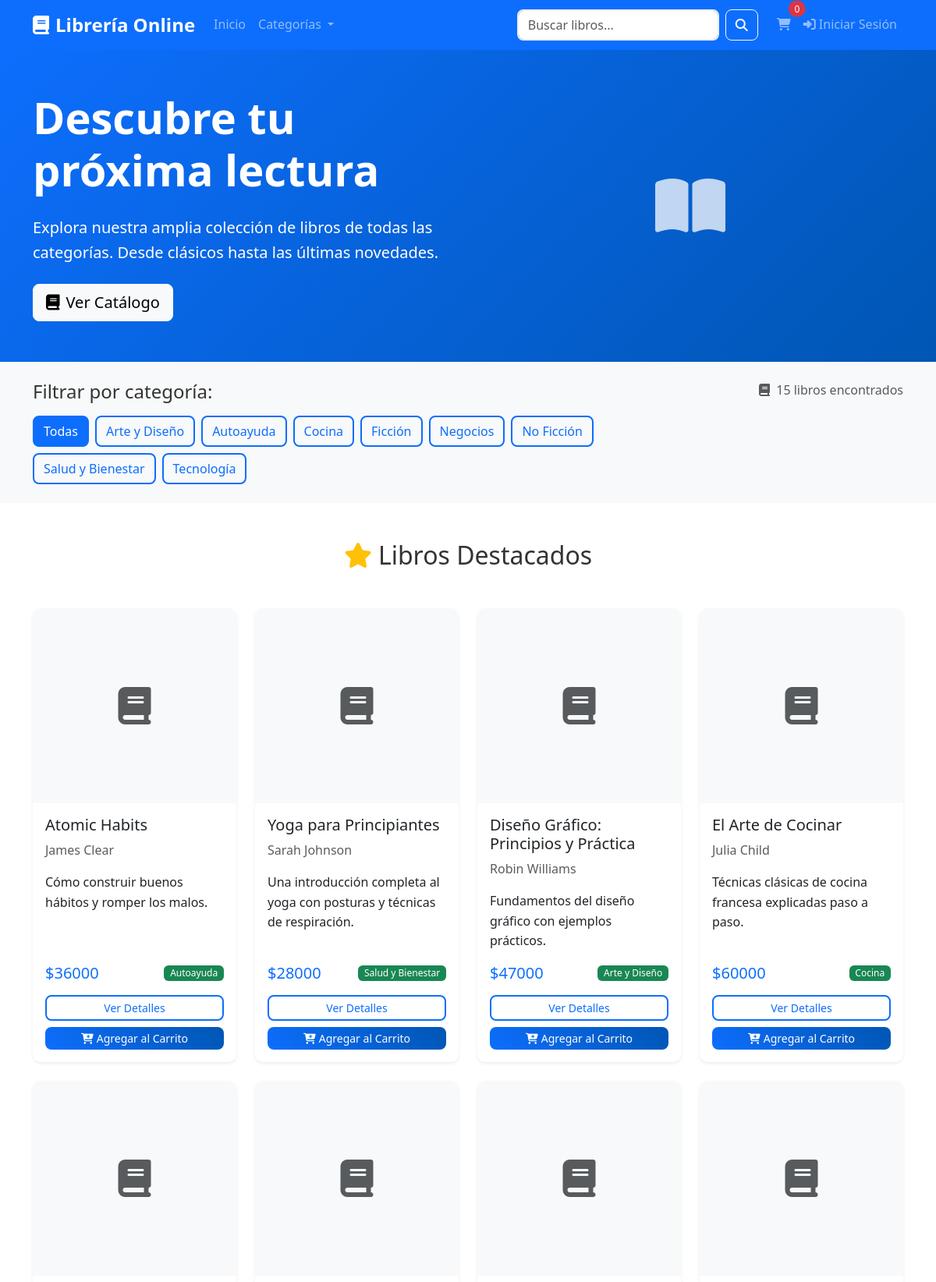
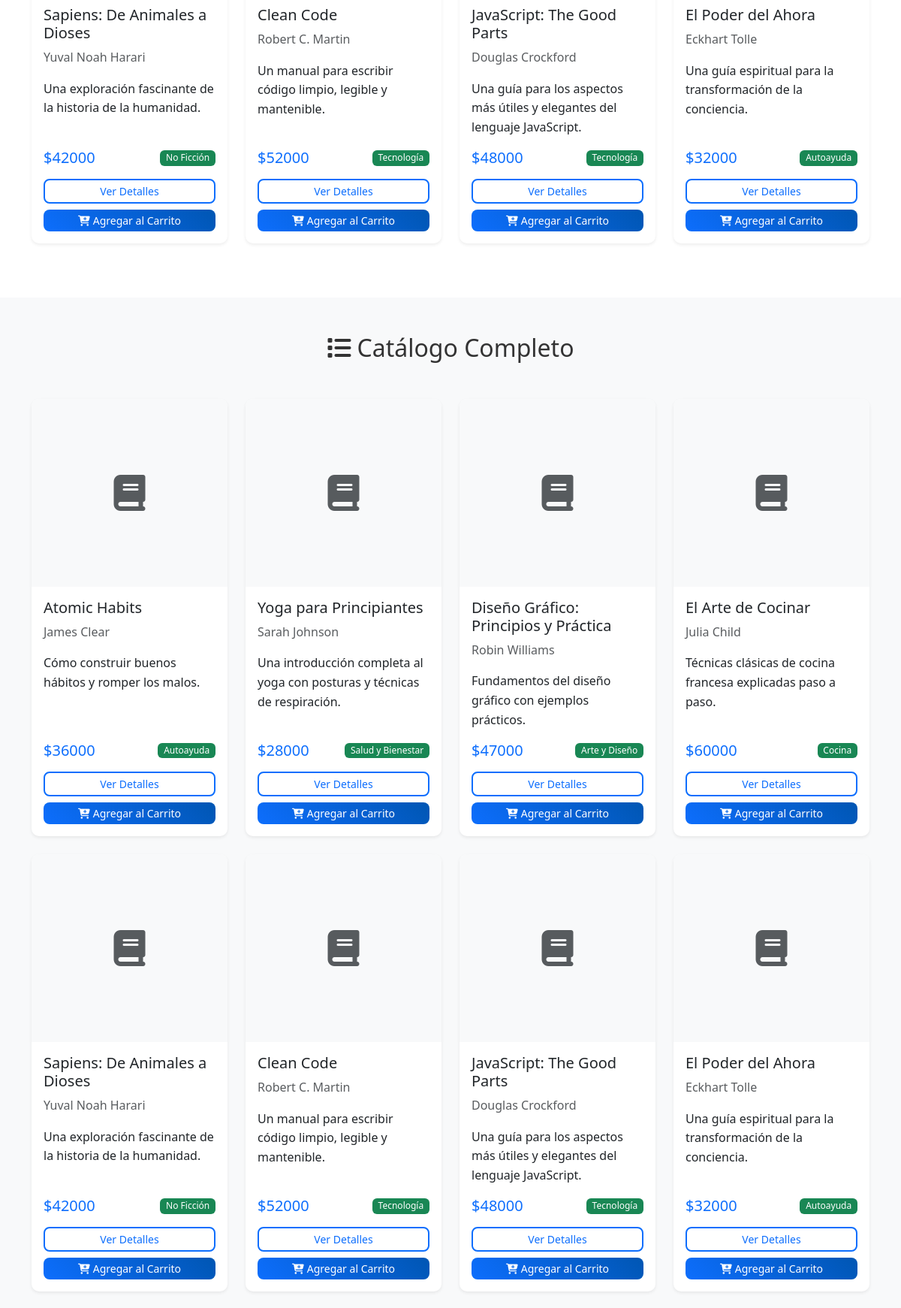
The page / (upper part) on the database its author committed (2 pictures, top to bottom).
### tienda/models.py (models this page shows, shortened)
class Categoria(models.Model):
    nombre = models.CharField(max_length=100, unique=True)
    descripcion = models.TextField(blank=True)
    fecha_creacion = models.DateTimeField(auto_now_add=True)
    class Meta:
        verbose_name = "Categoría"
        verbose_name_plural = "Categorías"
        ordering = ['nombre']

class Libro(models.Model):
    titulo = models.CharField(max_length=200)
    autor = models.CharField(max_length=200)
    descripcion = models.TextField()
    precio = models.DecimalField(
        max_digits=10,
        decimal_places=2,
        validators=[MinValueValidator(Decimal('0.01'))]
    )
    imagen = models.ImageField(upload_to='libros/', blank=True, null=True)
    categoria = models.ForeignKey(Categoria, on_delete=models.CASCADE)
    stock = models.PositiveIntegerField(default=0)
    fecha_publicacion = models.DateField(blank=True, null=True)
    isbn = models.CharField(max_length=20, blank=True)
    fecha_creacion = models.DateTimeField(auto_now_add=True)
    fecha_actualizacion = models.DateTimeField(auto_now=True)
    activo = models.BooleanField(default=True)
    class Meta:
        verbose_name = "Libro"
        verbose_name_plural = "Libros"
        ordering = ['-fecha_creacion']

### tienda/views.py (the view)
# urls.py: path('', views.index, name='index'),
def index(request):
    categorias = Categoria.objects.all()
    libros_destacados = Libro.objects.filter(activo=True, stock__gt=0)[:8]
    categoria_id = request.GET.get('categoria')
    busqueda = request.GET.get('busqueda')
    libros = Libro.objects.filter(activo=True, stock__gt=0)
    if categoria_id:
        libros = libros.filter(categoria_id=categoria_id)
    if busqueda:
        libros = libros.filter(
            models.Q(titulo__icontains=busqueda) |
            models.Q(autor__icontains=busqueda)
        )
    paginator = Paginator(libros, 12)
    page_number = request.GET.get('page')
    libros_paginados = paginator.get_page(page_number)
    carrito = obtener_o_crear_carrito(request)
    context = {
        'libros_destacados': libros_destacados,
        'libros': libros_paginados,
        'categorias': categorias,
        'categoria_actual': categoria_id,
        'busqueda_actual': busqueda,
        'cantidad_carrito': carrito.cantidad_total,
    }
    return render(request, 'tienda/index.html', context)

### tienda/models.py (called while the page is built)
    @property
    def cantidad_total(self):
        return sum(item.cantidad for item in self.items.all())

### tienda/views.py (called while the page is built)
def obtener_o_crear_carrito(request):
    if request.user.is_authenticated:
        carrito, created = Carrito.objects.get_or_create(usuario=request.user)
    else:
        session_key = request.session.session_key
        if not session_key:
            request.session.create()
            session_key = request.session.session_key
        carrito, created = Carrito.objects.get_or_create(session_key=session_key)
    return carrito

### templates/tienda/index.html (shortened to what this page needs)
{% extends 'base.html' %}
{% load static %}
{% block content %}
<section class="hero-section bg-primary text-white py-5">
    <div class="container">
        <div class="row align-items-center">
            <div class="col-lg-6">
                <h1 class="display-4 fw-bold mb-4">Descubre tu próxima lectura</h1>
                <p class="lead mb-4">Explora nuestra amplia colección de libros de todas las categorías. Desde clásicos hasta las últimas novedades.</p>
                <a href="#libros-destacados" class="btn btn-light btn-lg">
                    <i class="fas fa-book me-2"></i>Ver Catálogo
                </a>
            </div>
            <div class="col-lg-6 text-center">
                <i class="fas fa-book-open display-1 opacity-75"></i>
            </div>
        </div>
    </div>
</section>
<section class="py-4 bg-light">
    <div class="container">
        <div class="row">
            <div class="col-md-8">
                <h4 class="mb-3">Filtrar por categoría:</h4>
                <div class="d-flex flex-wrap gap-2">
                    <a href="{% url 'index' %}" class="btn btn-outline-primary {% if not categoria_actual %}active{% endif %}">
                        Todas
                    </a>
                    {% for categoria in categorias %}
                    <a href="{% url 'index' %}?categoria={{ categoria.id }}"
                       class="btn btn-outline-primary {% if categoria_actual == categoria.id|stringformat:'s' %}active{% endif %}">
                        {{ categoria.nombre }}
                    </a>
                    {% endfor %}
                </div>
            </div>
            <div class="col-md-4 text-end">
                <p class="text-muted mb-0">
                    <i class="fas fa-book me-1"></i>
                    {{ libros.paginator.count }} libros encontrados
                </p>
            </div>
        </div>
    </div>
</section>
{% if libros_destacados %}
<section id="libros-destacados" class="py-5">
    <div class="container">
        <h2 class="text-center mb-5">
            <i class="fas fa-star text-warning me-2"></i>Libros Destacados
        </h2>
        <div class="row">
            {% for libro in libros_destacados %}
            <div class="col-lg-3 col-md-4 col-sm-6 mb-4">
                <div class="card h-100 shadow-sm libro-card">
                    {% if libro.imagen %}
                    <img src="{{ libro.imagen.url }}" class="card-img-top" alt="{{ libro.titulo }}" style="height: 250px; object-fit: cover;">
                    {% else %}
                    <div class="card-img-top bg-light d-flex align-items-center justify-content-center" style="height: 250px;">
                        <i class="fas fa-book fa-3x text-muted"></i>
                    </div>
                    {% endif %}
                    <div class="card-body d-flex flex-column">
                        <h5 class="card-title">{{ libro.titulo }}</h5>
                        <p class="card-text text-muted">{{ libro.autor }}</p>
                        <p class="card-text flex-grow-1">{{ libro.descripcion|truncatewords:15 }}</p>
                        <div class="mt-auto">
                            <div class="d-flex justify-content-between align-items-center mb-3">
                                <span class="h5 text-primary mb-0">${{ libro.precio|floatformat:0 }}</span>
                                <span class="badge bg-success">{{ libro.categoria.nombre }}</span>
                            </div>
                            <div class="d-grid gap-2">
                                <a href="{% url 'detalle_libro' libro.id %}" class="btn btn-outline-primary btn-sm">
                                    Ver Detalles
                                </a>
                                <button class="btn btn-primary btn-sm agregar-carrito" data-libro-id="{{ libro.id }}">
                                    <i class="fas fa-cart-plus me-1"></i>Agregar al Carrito
                                </button>
                            </div>
                        </div>
                    </div>
                </div>
            </div>
            {% endfor %}
        </div>
    </div>
</section>
{% endif %}
<section class="py-5 bg-light">
    <div class="container">
        <h2 class="text-center mb-5">
            <i class="fas fa-list me-2"></i>Catálogo Completo
        </h2>
        {% if libros %}
        <div class="row">
            {% for libro in libros %}
            <div class="col-lg-3 col-md-4 col-sm-6 mb-4">
                <div class="card h-100 shadow-sm libro-card">
                    {% if libro.imagen %}
                    <img src="{{ libro.imagen.url }}" class="card-img-top" alt="{{ libro.titulo }}" style="height: 250px; object-fit: cover;">
                    {% else %}
                    <div class="card-img-top bg-light d-flex align-items-center justify-content-center" style="height: 250px;">
                        <i class="fas fa-book fa-3x text-muted"></i>
                    </div>
                    {% endif %}
                    <div class="card-body d-flex flex-column">
                        <h5 class="card-title">{{ libro.titulo }}</h5>
                        <p class="card-text text-muted">{{ libro.autor }}</p>
                        <p class="card-text flex-grow-1">{{ libro.descripcion|truncatewords:15 }}</p>
                        <div class="mt-auto">
                            <div class="d-flex justify-content-between align-items-center mb-3">
                                <span class="h5 text-primary mb-0">${{ libro.precio|floatformat:0 }}</span>
                                <span class="badge bg-success">{{ libro.categoria.nombre }}</span>
                            </div>
                            <div class="d-grid gap-2">
                                <a href="{% url 'detalle_libro' libro.id %}" class="btn btn-outline-primary btn-sm">
                                    Ver Detalles
                                </a>
                                <button class="btn btn-primary btn-sm agregar-carrito" data-libro-id="{{ libro.id }}">
                                    <i class="fas fa-cart-plus me-1"></i>Agregar al Carrito
                                </button>
                            </div>
                        </div>
                    </div>
                </div>
            </div>
            {% endfor %}
        </div>
        {% endif %}
    </div>
</section>
{% endblock %}

### static/css/style.css (style rules this page uses)
:root { --primary-color: #0d6efd; --secondary-color: #6c757d; --success-color: #198754; --danger-color: #dc3545; --warning-color: #ffc107; --info-color: #0dcaf0; --light-color: #f8f9fa; --dark-color: #212529; }
body { font-family: 'Segoe UI', Tahoma, Geneva, Verdana, sans-serif; line-height: 1.6; color: #333; }
.hero-section { background: linear-gradient(135deg, var(--primary-color) 0%, #0056b3 100%); min-height: 400px; display: flex; align-items: center; }
.libro-card { transition: transform 0.3s ease, box-shadow 0.3s ease; border: none; border-radius: 10px; overflow: hidden; }
.libro-card .card-img-top { transition: transform 0.3s ease; }
.btn { border-radius: 8px; font-weight: 500; transition: all 0.3s ease; }
.btn-primary { background: linear-gradient(45deg, var(--primary-color), #0056b3); border: none; }
.btn-outline-primary { border: 2px solid var(--primary-color); color: var(--primary-color); }
.badge { border-radius: 6px; font-weight: 500; }
.fas, .far, .fab { transition: transform 0.3s ease; }

### rows shown on the page
Categoria: nombre "Arte y Diseño"
Categoria: nombre "Autoayuda"
Categoria: nombre "Cocina"
Categoria: nombre "Ficción"
Categoria: nombre "Negocios"
Categoria: nombre "No Ficción"
Categoria: nombre "Salud y Bienestar"
Categoria: nombre "Tecnología"
Libro: titulo "Atomic Habits", autor "James Clear", descripcion "Cómo construir buenos hábitos y romper los malos.", precio "36000", categoria.nombre "Autoayuda"
Libro: titulo "Yoga para Principiantes", autor "Sarah Johnson", descripcion "Una introducción completa al yoga con posturas y técnicas de respiración.", precio "28000", categoria.nombre "Salud y Bienestar"
Libro: titulo "Diseño Gráfico: Principios y Práctica", autor "Robin Williams", descripcion "Fundamentos del diseño gráfico con ejemplos prácticos.", precio "47000", categoria.nombre "Arte y Diseño"
Libro: titulo "El Arte de Cocinar", autor "Julia Child", descripcion "Técnicas clásicas de cocina francesa explicadas paso a paso.", precio "60000", categoria.nombre "Cocina"
Libro: titulo "Sapiens: De Animales a Dioses", autor "Yuval Noah Harari", descripcion "Una exploración fascinante de la historia de la humanidad.", precio "42000", categoria.nombre "No Ficción"
Libro: titulo "Clean Code", autor "Robert C. Martin", descripcion "Un manual para escribir código limpio, legible y mantenible.", precio "52000", categoria.nombre "Tecnología"
Libro: titulo "JavaScript: The Good Parts", autor "Douglas Crockford", descripcion "Una guía para los aspectos más útiles y elegantes del lenguaje JavaScript.", precio "48000", categoria.nombre "Tecnología"
Libro: titulo "El Poder del Ahora", autor "Eckhart Tolle", descripcion "Una guía espiritual para la transformación de la conciencia.", precio "32000", categoria.nombre "Autoayuda"

### other values the page prints
{{ cantidad_carrito|default:0 }} "0"
{{ libros.paginator.count }} "15"
